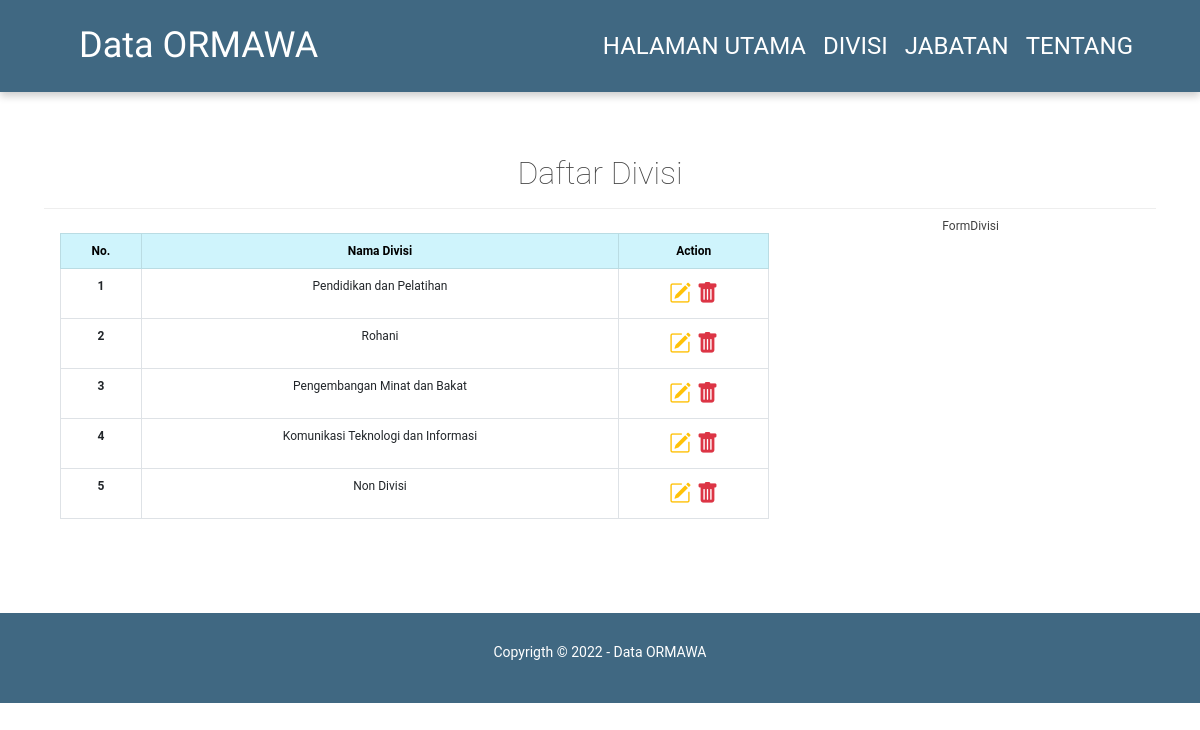
/updateDivisi.php, run on the app's committed database.
### tables this page shows
CREATE TABLE `divisi` (
  `id_divisi` int(11) NOT NULL AUTO_INCREMENT,
  `nama_divisi` varchar(255) NOT NULL,
  PRIMARY KEY (`id_divisi`)
);

### conf.php (called while the page is built)
<?php
$db_host = "localhost";
$db_user = "root";
$db_pass = "";
$db_name = "db_organisasi";

### includes/DB.php (called while the page is built, shortened)
<?php
class DB
{
    var $db_host;
    var $db_user;
    var $db_password;
    var $db_name;
    var $db_link;
    var $result;
    function __construct($db_host = '', $db_user = '', $db_password = '', $db_name = '')
    {
        $this->db_host = $db_host;
        $this->db_user = $db_user;
        $this->db_password = $db_password;
        $this->db_name = $db_name;
    }
    function open()
    {
        $this->db_link = mysqli_connect($this->db_host, $this->db_user, $this->db_password, $this->db_name);
    }
    function execute($query = "")
    {
        $this->result = mysqli_query($this->db_link, $query);
    }
    function getResult()
    {
        return mysqli_fetch_array($this->result);
    }
}

### includes/Divisi.class.php (called while the page is built, shortened)
<?php
class Divisi extends DB
{
    function getDivisi()
    {
        $query = "SELECT * FROM divisi";
        return $this->execute($query);
    }
}

### updateDivisi.php (the view, shortened to what this page needs)
<?php
include("conf.php");
include("includes/DB.php");
$divisi = new Pengurus($db_host, $db_user, $db_pass, $db_name);
$divisi->open();
$data = null;
$no = 1;
$divisi->getDivisi();
while ($row = $divisi->getResult()) {
    $data .= "
        <tr>
            <th scope='row'>" . $no . "</th>
            <td>" . $row['nama_divisi'] . "</td>
            <td style='font-size: 22px;'>
                <a href='updateDivisi.php?id=" . $row['id_divisi'] . "' title='Edit Data'><i class='bi bi-pencil-square text-warning updateDivisi'></i></a>&nbsp;<a href='deleteDivisi.php?id='" . $row['id_divisi'] . "' title='Delete Data' onclick='return confirm('Delete book?')'><i class='bi bi-trash-fill text-danger'></i></a>
            </td>
        </tr>";
    $no++;
}

### style/style.css (style rules this page uses)
* { padding: 0; margin: 0; box-sizing: border-box; }
body, html { margin: 0; padding: 0; width: 100%; height: 100%; }
body { font-family: 'Roboto', sans-serif; font-size: 12px; color: #424242; }
.header { min-height: 50px; transition: min-height 0.3s; width: 100%; display: grid; grid-template-columns: 1fr 2fr; background-color: #406882; color: white; box-shadow: 0 4px 8px 0 rgba(0, 0, 0, 0.2); }
.header__inner { width: 100%; text-align: center; margin-left: 10px; margin-right: auto; display: flex; align-items: center; }
.header__title { font-weight: 300; font-size: 2em; font-family: 'Paytone One', sans-serif; margin: 0 0.25em; display: inline-block; color: white; }
.nav { width: 100%; margin-left: auto; margin-right: auto; }
.nav__list { width: 100%; padding: 0; margin: 0; text-align: right; }
.nav__item { box-sizing: border-box; display: inline-block; text-align: center; line-height: 24px; padding: 24px; text-transform: uppercase; }
.nav a { text-decoration: none; color: white; display: flex; align-items: center; min-width: 44px; min-height: 44px; }
#main-content { padding: 32px; }
.explore__content { width: 100%; margin: 30px auto; text-align: center; }
.main-content__title { font-size: 32px; font-weight: lighter; }
.main-content__title::after { content: ''; margin-top: 16px; display: block; border-bottom: 1px solid #eeeeee; }
footer { padding: 2em; width: 100%; text-align: center; color: white; background-color: #406882; }
footer ul { list-style: none; }
footer li { margin: 0.3em 0; font-size: 14px; }

### style/detail.css (style rules this page uses)
ul { padding: 0; }

### style/responsive.css (style rules this page uses)
@media screen and (min-width: 480px) { .nav__item { font-size: 24px; padding: 24px 7px; } }
@media screen and (min-width: 480px) { .header__title { font-size: 2.3em; } }
@media screen and (min-width: 720px) { .header__title { font-size: 2em; } }
@media screen and (min-width: 720px) { .header__inner { padding-left: 5vw; } }
@media screen and (min-width: 720px) { .nav__item { font-size: 1.5em; } }
@media screen and (min-width: 720px) { .nav__list { padding-right: 5vw; } }
@media screen and (min-width: 720px) { .explore-detail-divisi { display: grid; grid-template-columns: 2fr 1fr; } }
@media screen and (min-width: 720px) { .header__title { font-size: 3em; } }
@media screen and (min-width: 720px) { .nav__item { font-size: 2em; } }
@media only screen and (min-width: 1200px) { main { max-width: 1200px; display: block; margin: auto auto; } }

### data on the page
divisi: nama_divisi "Pendidikan dan Pelatihan"
divisi: nama_divisi "Rohani"
divisi: nama_divisi "Pengembangan Minat dan Bakat"
divisi: nama_divisi "Komunikasi Teknologi dan Informasi"
divisi: nama_divisi "Non Divisi"

### other printed values
$this->content "Data ORMAWA HALAMAN UTAMA DIVISI JABATAN TENTANG Daftar Divisi No. Nama Divisi Action FormDivisi Copyrigth © 2022 - Data ORMAWA"
